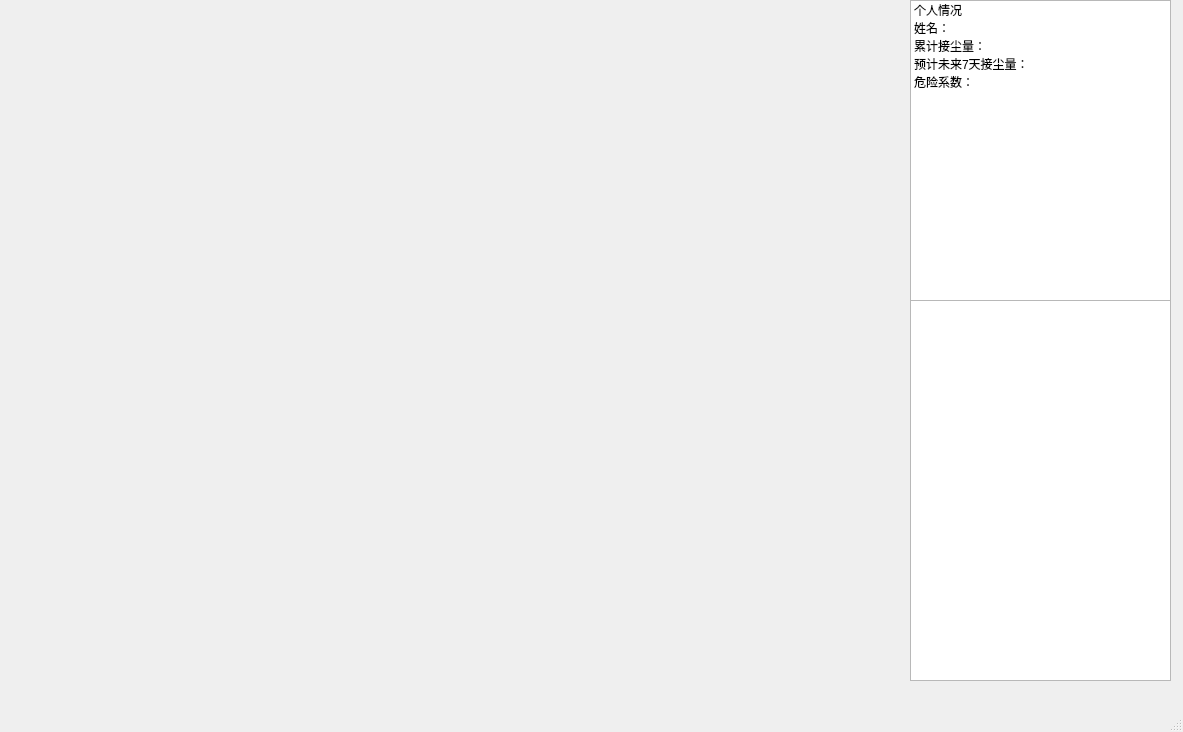
<?xml version="1.0" encoding="UTF-8"?>
<ui version="4.0">
 <class>MainWindow</class>
 <widget class="QMainWindow" name="MainWindow">
  <property name="geometry">
   <rect>
    <x>0</x>
    <y>0</y>
    <width>1183</width>
    <height>732</height>
   </rect>
  </property>
  <property name="windowTitle">
   <string>MainWindow</string>
  </property>
  <widget class="QWidget" name="window_3">
   <widget class="QChartView" name="graph" native="true">
    <property name="geometry">
     <rect>
      <x>0</x>
      <y>0</y>
      <width>911</width>
      <height>681</height>
     </rect>
    </property>
   </widget>
   <widget class="QListWidget" name="info">
    <property name="geometry">
     <rect>
      <x>910</x>
      <y>0</y>
      <width>261</width>
      <height>301</height>
     </rect>
    </property>
    <property name="editTriggers">
     <set>QAbstractItemView::NoEditTriggers</set>
    </property>
    <item>
     <property name="text">
      <string>个人情况</string>
     </property>
    </item>
    <item>
     <property name="text">
      <string>姓名：</string>
     </property>
    </item>
    <item>
     <property name="text">
      <string>累计接尘量：</string>
     </property>
    </item>
    <item>
     <property name="text">
      <string>预计未来7天接尘量：</string>
     </property>
    </item>
    <item>
     <property name="text">
      <string>危险系数：</string>
     </property>
    </item>
   </widget>
   <widget class="QPlainTextEdit" name="suggest">
    <property name="geometry">
     <rect>
      <x>910</x>
      <y>300</y>
      <width>261</width>
      <height>381</height>
     </rect>
    </property>
    <property name="readOnly">
     <bool>true</bool>
    </property>
   </widget>
  </widget>
  <widget class="QMenuBar" name="menubar">
   <property name="geometry">
    <rect>
     <x>0</x>
     <y>0</y>
     <width>1183</width>
     <height>26</height>
    </rect>
   </property>
  </widget>
  <widget class="QStatusBar" name="statusbar"/>
 </widget>
 <customwidgets>
  <customwidget>
   <class>QChartView</class>
   <extends>QWidget</extends>
   <header location="global">PyQt5.QtChart</header>
   <container>1</container>
  </customwidget>
 </customwidgets>
 <resources/>
 <connections/>
</ui>
